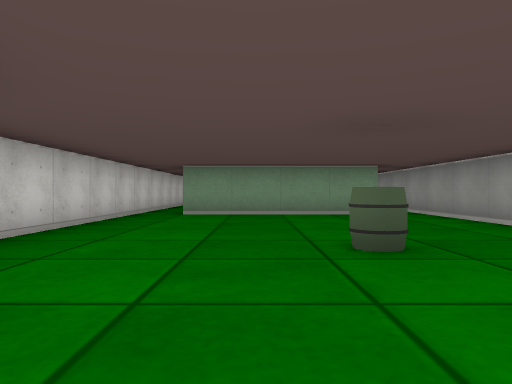
View 1 (above)

14 first-person views from a walk through a cub3D maze. The camera is about half as high as the walls, looks level and sees 70° across. The floor is counted in squares. Each view is taken from the middle of a square. On the plan, view 1 faces up. The plan holds only what a view shows up to about 9 squares ahead; the rest is blank. The place goes on beyond the plan.

View 2
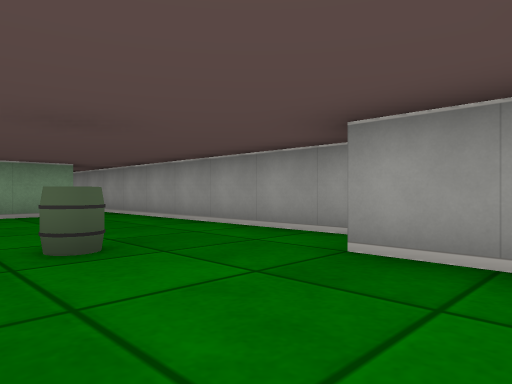

View 3
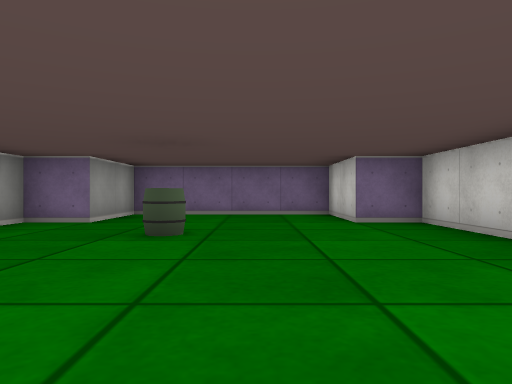

View 4
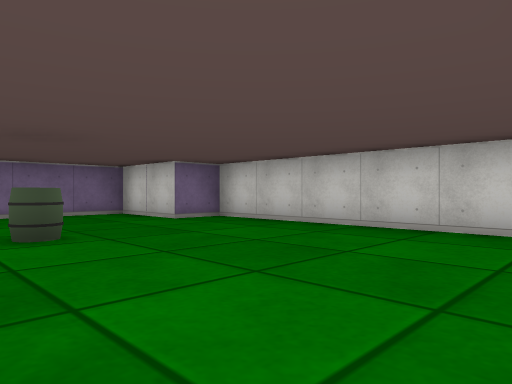

View 5
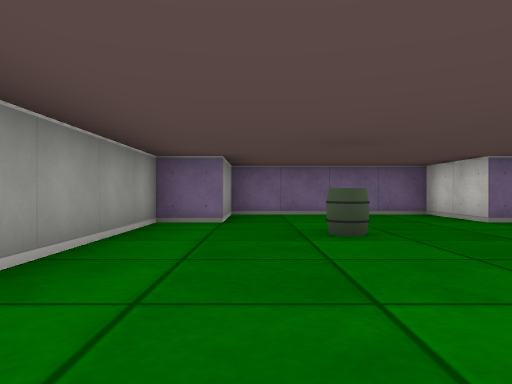

View 6
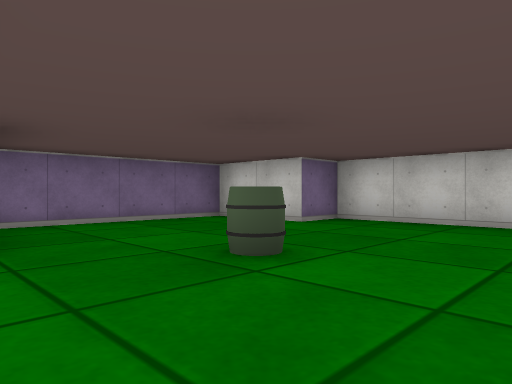

View 7
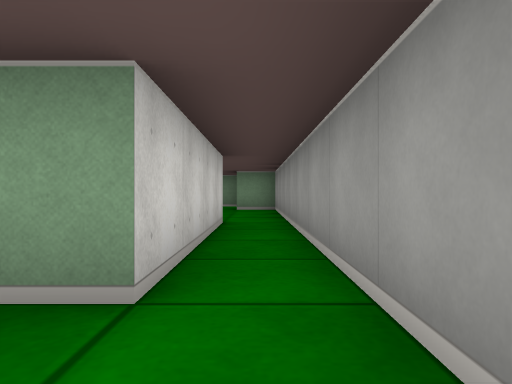

View 8
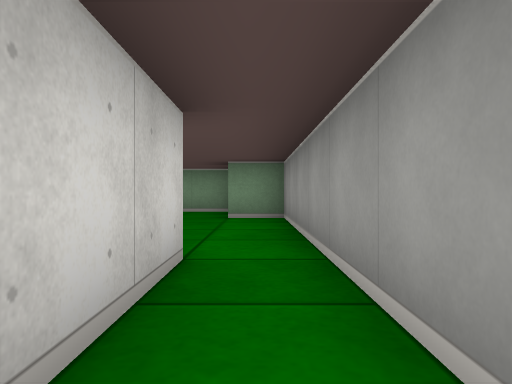

View 9
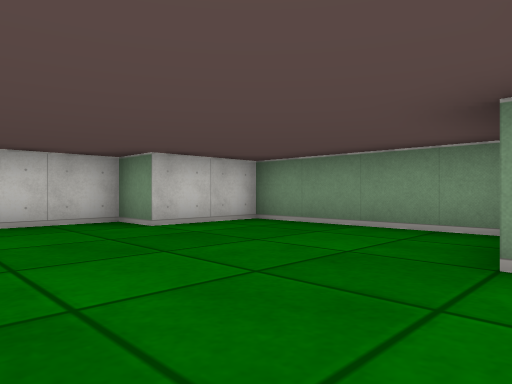

View 10
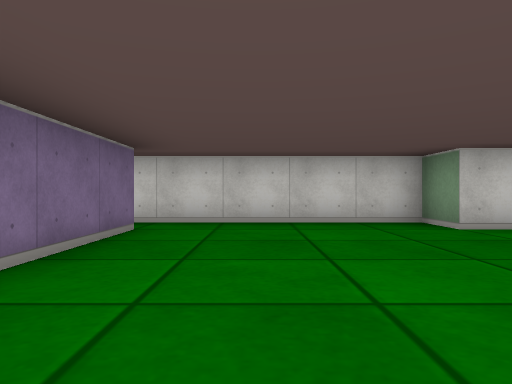

View 11
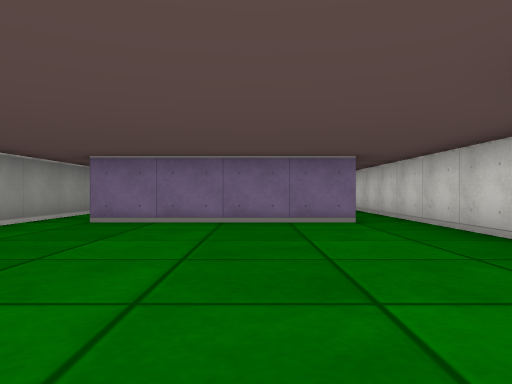

View 12
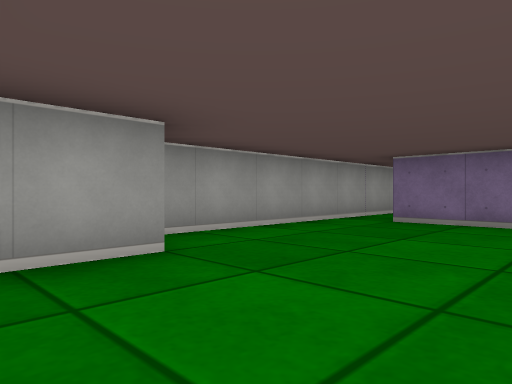

View 13
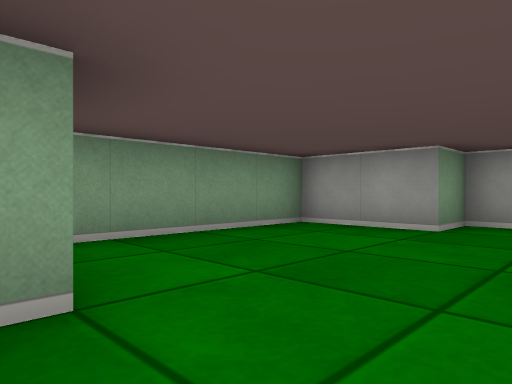

View 14
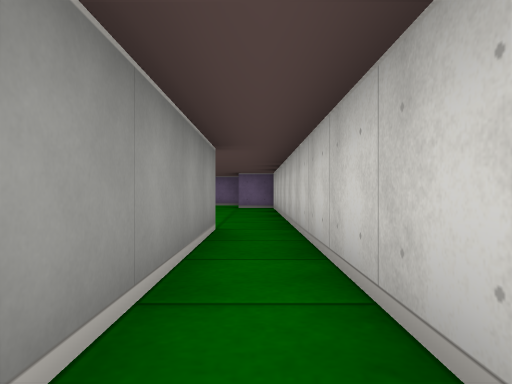

### Floor plan
Points are (right, up) in squares from view 1. A wall is a line through its corners. A room is listed if a view was taken in it or the views show most of it. See-through windows are left out.
Room 1 (views 1, 2, 3, 4, 5, 6, 7)
walls: (-2.5, 7.5) (-2.5, 1.5) (-1.5, 1.5) (-1.5, -0.5) (2.5, -0.5) (2.5, 1.5) (3.5, 1.5) (3.5, 7.5); (2.5, 7.5) (-1.5, 7.5)
ways out: opening at (-2, 8) to room 2; opening at (3, 8) to room 2
objects: barrel (1, 3)
Room 2 (views 8, 9, 10, 11, 12, 13, 14)
walls: (-1.5, 7.5) (-1.5, 11.5) (2.5, 11.5) (2.5, 7.5); (3.5, 7.5) (3.5, 15.5) (2.5, 15.5) (2.5, 17.5) (-1.5, 17.5) (-1.5, 15.5) (-2.5, 15.5) (-2.5, 7.5)
ways out: opening at (-2, 8) to room 1; opening at (3, 8) to room 1

Where each view was taken, in squares from view 1:
view 1: 0 up, 0 right, facing up
view 2: 0 up, 0 right, facing up-right
view 3: 7 up, 0 right, facing down
view 4: 7 up, 2 right, facing down-left
view 5: 7 up, 2 right, facing down
view 6: 5 up, 3 right, facing down-left
view 7: 6 up, 3 right, facing up
view 8: 9 up, 3 right, facing up
view 9: 13 up, 3 right, facing up-left
view 10: 13 up, 3 right, facing left
view 11: 17 up, 0 right, facing down
view 12: 17 up, 0 right, facing down-right
view 13: 14 up, 2 left, facing up-right
view 14: 12 up, 2 left, facing down
